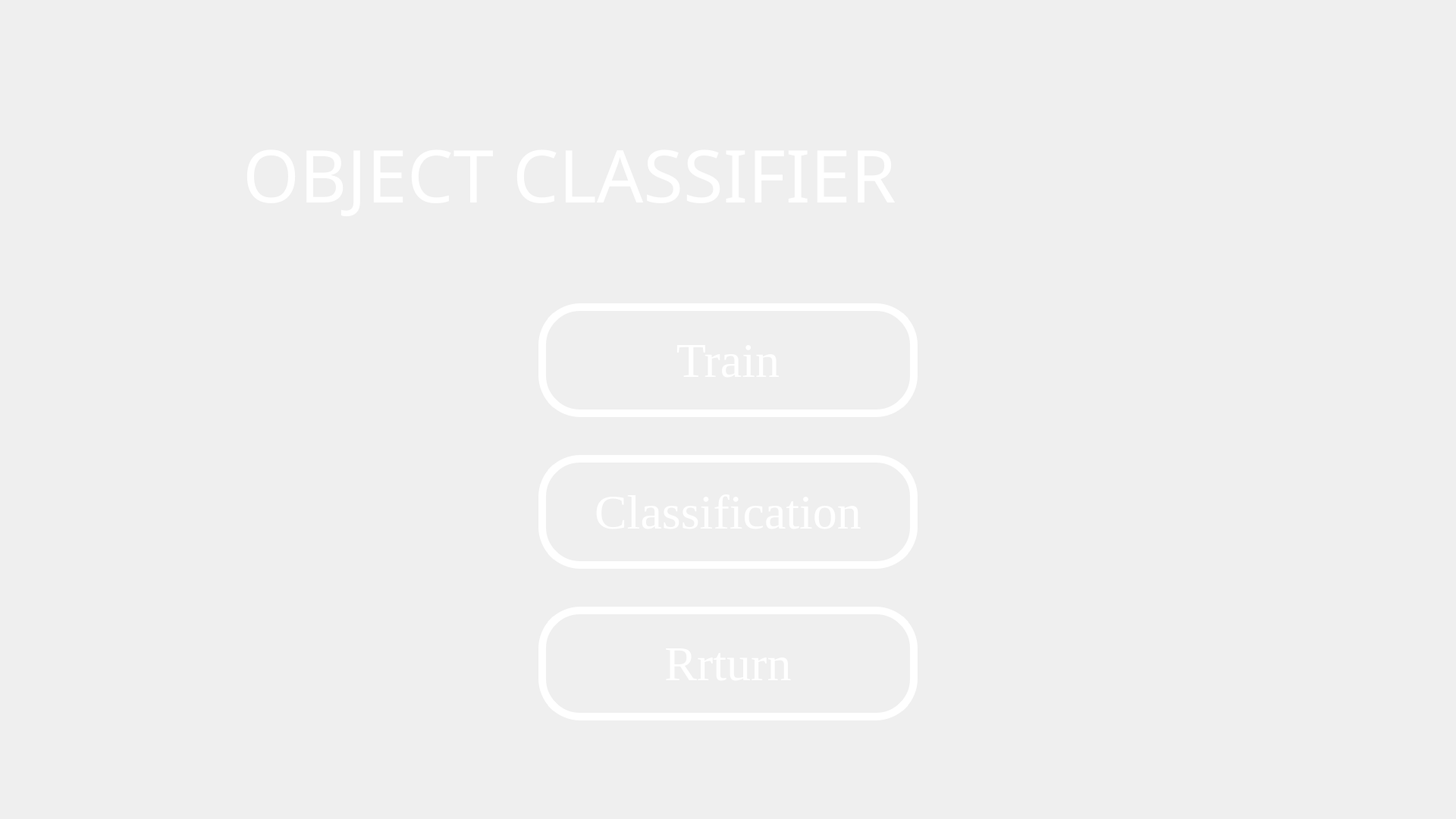
<?xml version="1.0" encoding="UTF-8"?>
<ui version="4.0">
 <class>QT_classifier_IndexClass</class>
 <widget class="QMainWindow" name="QT_classifier_IndexClass">
  <property name="geometry">
   <rect>
    <x>0</x>
    <y>0</y>
    <width>1920</width>
    <height>1080</height>
   </rect>
  </property>
  <property name="windowTitle">
   <string>MainWindow</string>
  </property>
  <property name="styleSheet">
   <string notr="true">background-image: url(&quot;blackboard.jpg&quot;)</string>
  </property>
  <widget class="QWidget" name="centralwidget">
   <widget class="QLabel" name="label">
    <property name="geometry">
     <rect>
      <x>320</x>
      <y>150</y>
      <width>1280</width>
      <height>160</height>
     </rect>
    </property>
    <property name="font">
     <font>
      <family>Spacer</family>
      <pointsize>72</pointsize>
     </font>
    </property>
    <property name="styleSheet">
     <string notr="true">color:#FFFFFF;
background-image: url(&quot;&quot;)</string>
    </property>
    <property name="text">
     <string>OBJECT CLASSIFIER</string>
    </property>
   </widget>
   <widget class="QPushButton" name="train_button">
    <property name="geometry">
     <rect>
      <x>710</x>
      <y>400</y>
      <width>500</width>
      <height>150</height>
     </rect>
    </property>
    <property name="font">
     <font>
      <family>Times New Roman</family>
      <pointsize>48</pointsize>
     </font>
    </property>
    <property name="styleSheet">
     <string notr="true">border-radius: 55px;
border: 10px solid #FFFFFF;
color: #FFFFFF;
background-image: url(&quot;&quot;)</string>
    </property>
    <property name="text">
     <string>Train</string>
    </property>
   </widget>
   <widget class="QPushButton" name="classification_button">
    <property name="geometry">
     <rect>
      <x>710</x>
      <y>600</y>
      <width>500</width>
      <height>150</height>
     </rect>
    </property>
    <property name="font">
     <font>
      <family>Times New Roman</family>
      <pointsize>48</pointsize>
     </font>
    </property>
    <property name="styleSheet">
     <string notr="true">border-radius: 55px;
border: 10px solid #FFFFFF;
color: #FFFFFF;
background-image: url(&quot;&quot;)</string>
    </property>
    <property name="text">
     <string>Classification</string>
    </property>
   </widget>
   <widget class="QPushButton" name="return_button">
    <property name="geometry">
     <rect>
      <x>710</x>
      <y>800</y>
      <width>500</width>
      <height>150</height>
     </rect>
    </property>
    <property name="font">
     <font>
      <family>Times New Roman</family>
      <pointsize>48</pointsize>
     </font>
    </property>
    <property name="styleSheet">
     <string notr="true">border-radius: 55px;
border: 10px solid #FFFFFF;
color: #FFFFFF;
background-image: url(&quot;&quot;)</string>
    </property>
    <property name="text">
     <string>Rrturn</string>
    </property>
   </widget>
  </widget>
 </widget>
 <resources/>
 <connections/>
</ui>
